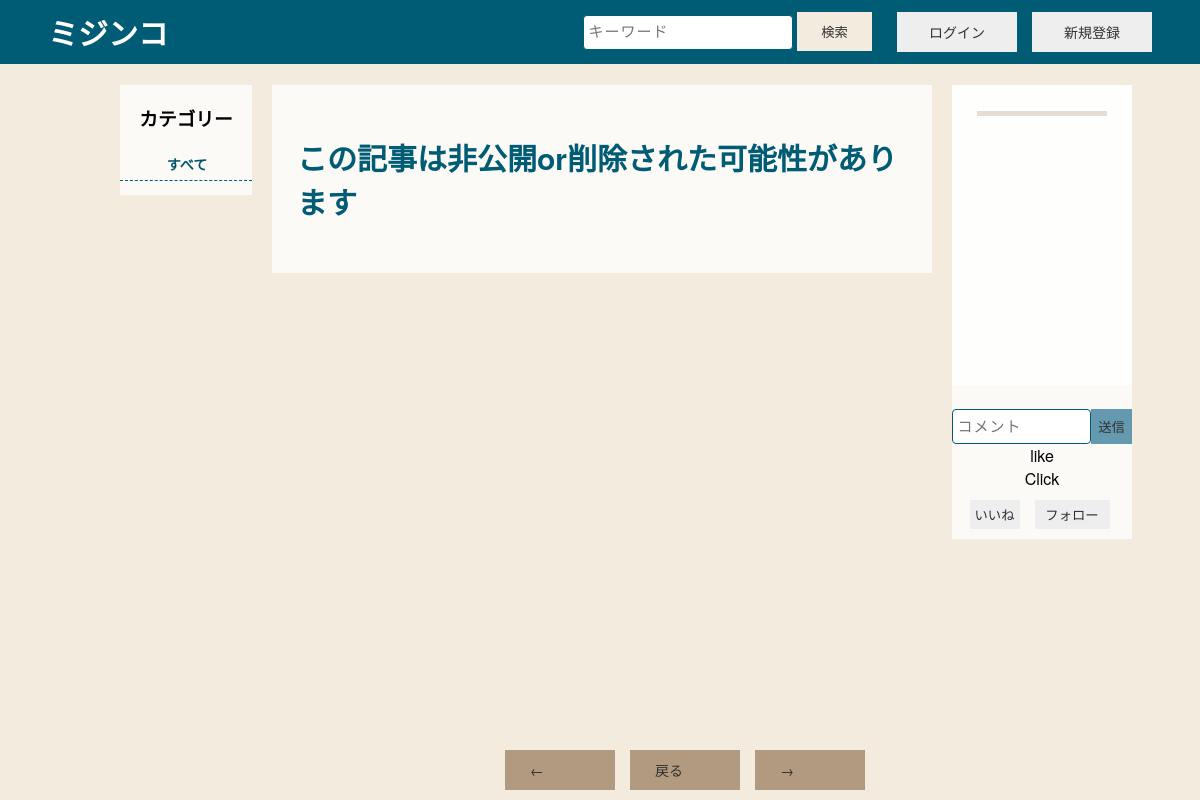
/articles/browse-article.php, run on an earlier commit of the app's database.
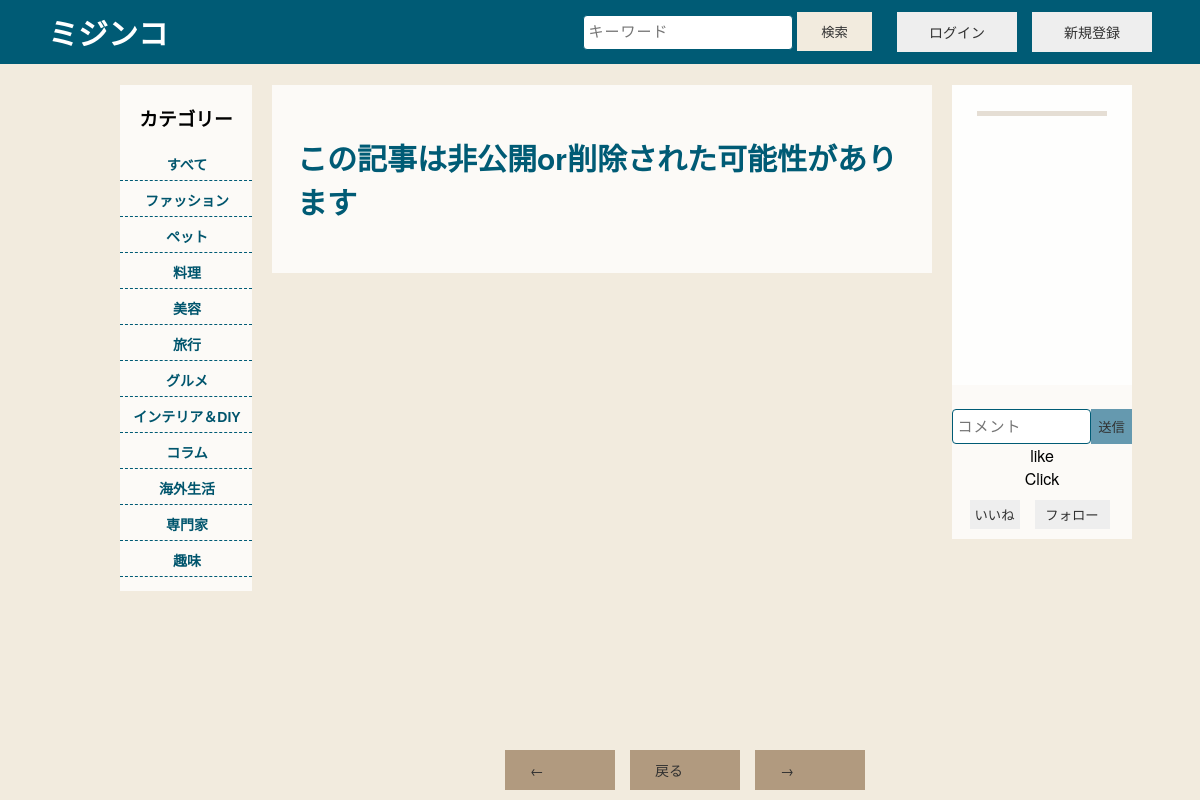
And on a later commit of the database.
### tables this page shows
CREATE TABLE tags
(
    tag_id   int not null,
    tag_name varchar(32) not null,
    primary key (tag_id)
);

### DB/get_connect.php (called while the page is built)
<?php
function get_connect() {
  $user = "grant_all_user";
  $pass = "T4tZhGD-GRUfDtUgF6";
  $database = "blog_app";
  $server = "127.0.0.1:3308";
  $dsn = "mysql:host={$server};dbname={$database};charset=utf8";
  try {
    $pdo = new PDO($dsn, $user, $pass);
    $pdo->setAttribute(PDO::ATTR_EMULATE_PREPARES, false);
    $pdo->setAttribute(PDO::ATTR_ERRMODE, PDO::ERRMODE_EXCEPTION);
    return $pdo;
  } catch (Exception $e) {
    echo "DB接続エラー";
    echo $e->getMessage();
    exit();
  }
}

### DB/article_dao.php (called while the page is built, shortened)
<?php
require_once "get_connect.php";
function get_tags() {
  try {
    $sql = "SELECT * FROM tags";
    $stm = get_connect()->prepare($sql);
    $stm->execute();
    return $stm->fetchAll(PDO::FETCH_ASSOC);
  } catch (PDOException $e) {
    echo $e->getMessage();
  } finally {
    $pdo = null;
  }
}
function get_article($article_id) {
  try {
    $sql = "SELECT * FROM articles WHERE article_id=:articleid";
    $stm = get_connect()->prepare($sql);
    $stm->bindValue(':articleid', $article_id, PDO::PARAM_INT);
    $stm->execute();
    return $stm->fetch(PDO::FETCH_ASSOC);
    } catch (PDOException $e) {
    echo $e->getMessage();
  } finally {
    $pdo = null;
  }
}

### articles/browse-article.php (the view, shortened to what this page needs)
<?php
require_once '../DB/article_dao.php';
$article = get_article($_GET['article_id']);
$tags = get_tags();
$articles = $_SESSION['articles'];
$id_array = array_column($articles, 'article_id');
$article_index = array_keys($id_array, $_GET['article_id'])[0];
?>
<!DOCTYPE html>
<html lang="ja">
<head>
  <link rel="stylesheet" href="../css/browse_style.css">
</head>
<body>
<?php if (empty($_SESSION['user_info'])) { ?>
  <header>
    <a href="../index.php"><h1>ミジンコ</h1></a>
    <nav class="pc-nav">
      <ul>
        <li>
          <form action="../index.php" method="get">
            <div style="display:inline-flex">
              <div class="cp_iptxt">
                <label class="ef">
                  <input type="search" name="keyward" placeholder="キーワード">
                </label>
              </div>
            </div>
            <button type="submit" aria-label="検索" class="search_btn">検索</button>
          </form>
        </li>
        <li class="btn"><a href="../user/login-form.php">ログイン</a></li>
        <li class="btn"><a href="../user/signUp-form.php">新規登録</a></li>
      </ul>
    </nav>
  </header>
<?php } ?>
<div class="wrapper">
  <div class="container">
    <article>
      <div class="side">
        <h3>カテゴリー</h3>
        <ol class="sample1">
          <li><a href="../index.php">すべて</a></li>
          <?php
          foreach ($tags as $t) {
            ?>
            <li><a href="../index.php?tag_id=<?php echo $t['tag_id'] ?>"><?php echo $t['tag_name'] ?></a></li>
          <?php } ?>
        </ol>
      </div>
      <?php if ($article['published'] > 0) { ?>
        <div class="content">
          <div class="box">
            <h2><?php echo $article['title'] ?></h2>
            <?php echo get_user_name($article['user_id']) ?>　<?php echo $article['update_at'] ?>
            <hr>
            <p><?php echo $article['article_content'] ?></p>
            <hr>
            <?php echo get_tag_name($article['tag_id']) ?>
          </div>
        </div>
      <?php } else { ?>
        <div class="content2">
          <div class="box">
            <h2>この記事は非公開or削除された可能性があります</h2>
          </div>
        </div>
      <?php } ?>
      <div class="comment">
        <div class="box2">
          <div class="co">
          </div>
        </div>
          <div style="display:inline-flex">
            <div class="cp_iptxt">
              <label class="ef">
                <input type="text" name="comment" placeholder="コメント" id="comment">
              </label>
            </div>
            <button type="submit" aria-label="送信" class="comment_btn" id="send">送信</button>
          </div>
        <div class="like">like</div>
        <div id="text-button" onclick="clickDisplayAlert()">Click</div>
        <div style="display:inline-flex">
          <?php if (empty($like)) {
            $li = 0;
          } else {
            $li = 1;
          } ?>
          <button type="button" class="like_btn" id="like_btn" data-like="<?php echo $li; ?>" data-user="<?php echo $user['user_id']; ?>"
                  data-article="<?php echo $article['article_id']; ?>">いいね
          </button>
          <?php if (empty($follow)) { ?>
            <button type="button" class="follow_btn" 　id="follow_btn" data-follow="<?php echo $article['user_id']; ?>"
                    data-user="<?php echo $user['user_id']; ?>">フォロー
            </button>
          <?php } ?>
        </div>
      </div>
    </article>
  </div>
</div>
<?php
if (isset($articles[$article_index + 1])) {
  $next_page = $articles[$article_index + 1]['article_id'];
} else {
  $next_page = $articles[0]['article_id'];
}
if (isset($articles[$article_index - 1])) {
  $pre_page = $articles[$article_index - 1]['article_id'];
} else {
  $pre_page = $articles[count($id_array) - 1]['article_id'];
}
?>
<div class="lower_contents">
  <ul>
    <li class="btn2"><a href="./browse-article.php?article_id=<?php echo $pre_page ?>">←</a></li>
    <li class="btn2"><a href="../">戻る</a></li>
    <li class="btn2"><a href="./browse-article.php?article_id=<?php echo $next_page ?>">→</a></li>
  </ul>
</div>
</body>
</html>

What changed in the data, as far as the page shows it:
added tags: tag_name "ファッション"
added tags: tag_name "ペット"
added tags: tag_name "料理"
added tags: tag_name "美容"
added tags: tag_name "旅行"
added tags: tag_name "グルメ"
added tags: tag_name "インテリア＆DIY"
added tags: tag_name "コラム"
added tags: tag_name "海外生活"
added tags: tag_name "専門家"
added tags: tag_name "趣味"
